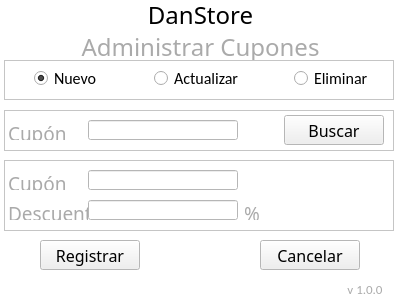
<?xml version="1.0" encoding="UTF-8"?>
<ui version="4.0">
 <class>MainWindow</class>
 <widget class="QMainWindow" name="MainWindow">
  <property name="geometry">
   <rect>
    <x>0</x>
    <y>0</y>
    <width>400</width>
    <height>300</height>
   </rect>
  </property>
  <property name="minimumSize">
   <size>
    <width>400</width>
    <height>10</height>
   </size>
  </property>
  <property name="maximumSize">
   <size>
    <width>400</width>
    <height>480</height>
   </size>
  </property>
  <property name="palette">
   <palette>
    <active>
     <colorrole role="Base">
      <brush brushstyle="SolidPattern">
       <color alpha="255">
        <red>255</red>
        <green>255</green>
        <blue>255</blue>
       </color>
      </brush>
     </colorrole>
     <colorrole role="Window">
      <brush brushstyle="SolidPattern">
       <color alpha="255">
        <red>255</red>
        <green>255</green>
        <blue>255</blue>
       </color>
      </brush>
     </colorrole>
    </active>
    <inactive>
     <colorrole role="Base">
      <brush brushstyle="SolidPattern">
       <color alpha="255">
        <red>255</red>
        <green>255</green>
        <blue>255</blue>
       </color>
      </brush>
     </colorrole>
     <colorrole role="Window">
      <brush brushstyle="SolidPattern">
       <color alpha="255">
        <red>255</red>
        <green>255</green>
        <blue>255</blue>
       </color>
      </brush>
     </colorrole>
    </inactive>
    <disabled>
     <colorrole role="Base">
      <brush brushstyle="SolidPattern">
       <color alpha="255">
        <red>255</red>
        <green>255</green>
        <blue>255</blue>
       </color>
      </brush>
     </colorrole>
     <colorrole role="Window">
      <brush brushstyle="SolidPattern">
       <color alpha="255">
        <red>255</red>
        <green>255</green>
        <blue>255</blue>
       </color>
      </brush>
     </colorrole>
    </disabled>
   </palette>
  </property>
  <property name="windowTitle">
   <string>Gestion de Inventario</string>
  </property>
  <widget class="QWidget" name="centralwidget">
   <widget class="QFrame" name="fr_Accion">
    <property name="geometry">
     <rect>
      <x>4</x>
      <y>60</y>
      <width>390</width>
      <height>40</height>
     </rect>
    </property>
    <property name="frameShape">
     <enum>QFrame::StyledPanel</enum>
    </property>
    <property name="frameShadow">
     <enum>QFrame::Raised</enum>
    </property>
    <widget class="QRadioButton" name="b_nuevo">
     <property name="geometry">
      <rect>
       <x>30</x>
       <y>10</y>
       <width>70</width>
       <height>17</height>
      </rect>
     </property>
     <property name="font">
      <font>
       <family>Calibri</family>
       <pointsize>12</pointsize>
      </font>
     </property>
     <property name="focusPolicy">
      <enum>Qt::StrongFocus</enum>
     </property>
     <property name="text">
      <string>Nuevo</string>
     </property>
     <property name="checked">
      <bool>true</bool>
     </property>
    </widget>
    <widget class="QRadioButton" name="b_eliminar">
     <property name="geometry">
      <rect>
       <x>290</x>
       <y>10</y>
       <width>80</width>
       <height>17</height>
      </rect>
     </property>
     <property name="font">
      <font>
       <family>Calibri</family>
       <pointsize>12</pointsize>
      </font>
     </property>
     <property name="focusPolicy">
      <enum>Qt::StrongFocus</enum>
     </property>
     <property name="text">
      <string>Eliminar</string>
     </property>
    </widget>
    <widget class="QRadioButton" name="b_actualizar">
     <property name="geometry">
      <rect>
       <x>150</x>
       <y>10</y>
       <width>90</width>
       <height>17</height>
      </rect>
     </property>
     <property name="font">
      <font>
       <family>Calibri</family>
       <pointsize>12</pointsize>
      </font>
     </property>
     <property name="focusPolicy">
      <enum>Qt::StrongFocus</enum>
     </property>
     <property name="text">
      <string>Actualizar</string>
     </property>
     <property name="checked">
      <bool>false</bool>
     </property>
    </widget>
   </widget>
   <widget class="QLabel" name="L2">
    <property name="geometry">
     <rect>
      <x>0</x>
      <y>30</y>
      <width>401</width>
      <height>30</height>
     </rect>
    </property>
    <property name="font">
     <font>
      <family>Swis721 LtCn BT</family>
      <pointsize>18</pointsize>
     </font>
    </property>
    <property name="frameShadow">
     <enum>QFrame::Plain</enum>
    </property>
    <property name="midLineWidth">
     <number>0</number>
    </property>
    <property name="text">
     <string>&lt;html&gt;&lt;head/&gt;&lt;body&gt;&lt;p&gt;&lt;span style=&quot; color:#aaaaaa;&quot;&gt;Administrar Cupones&lt;/span&gt;&lt;/p&gt;&lt;/body&gt;&lt;/html&gt;</string>
    </property>
    <property name="alignment">
     <set>Qt::AlignCenter</set>
    </property>
   </widget>
   <widget class="QLabel" name="L1">
    <property name="geometry">
     <rect>
      <x>0</x>
      <y>0</y>
      <width>401</width>
      <height>30</height>
     </rect>
    </property>
    <property name="font">
     <font>
      <family>Impact</family>
      <pointsize>18</pointsize>
     </font>
    </property>
    <property name="text">
     <string>DanStore</string>
    </property>
    <property name="alignment">
     <set>Qt::AlignCenter</set>
    </property>
   </widget>
   <widget class="QFrame" name="fr_buscar">
    <property name="geometry">
     <rect>
      <x>4</x>
      <y>110</y>
      <width>390</width>
      <height>41</height>
     </rect>
    </property>
    <property name="frameShape">
     <enum>QFrame::StyledPanel</enum>
    </property>
    <property name="frameShadow">
     <enum>QFrame::Raised</enum>
    </property>
    <widget class="QPushButton" name="b_Buscar">
     <property name="geometry">
      <rect>
       <x>280</x>
       <y>5</y>
       <width>100</width>
       <height>30</height>
      </rect>
     </property>
     <property name="font">
      <font>
       <family>Swis721 LtCn BT</family>
       <pointsize>12</pointsize>
      </font>
     </property>
     <property name="focusPolicy">
      <enum>Qt::StrongFocus</enum>
     </property>
     <property name="text">
      <string>Buscar</string>
     </property>
    </widget>
    <widget class="QLabel" name="L3">
     <property name="geometry">
      <rect>
       <x>4</x>
       <y>10</y>
       <width>80</width>
       <height>20</height>
      </rect>
     </property>
     <property name="font">
      <font>
       <family>Swis721 LtCn BT</family>
       <pointsize>14</pointsize>
      </font>
     </property>
     <property name="text">
      <string>&lt;html&gt;&lt;head/&gt;&lt;body&gt;&lt;p&gt;&lt;span style=&quot; color:#aaaaaa;&quot;&gt;Cupón&lt;/span&gt;&lt;/p&gt;&lt;/body&gt;&lt;/html&gt;</string>
     </property>
    </widget>
    <widget class="QLineEdit" name="D_cupon">
     <property name="geometry">
      <rect>
       <x>84</x>
       <y>10</y>
       <width>150</width>
       <height>20</height>
      </rect>
     </property>
     <property name="palette">
      <palette>
       <active>
        <colorrole role="Text">
         <brush brushstyle="SolidPattern">
          <color alpha="255">
           <red>0</red>
           <green>160</green>
           <blue>245</blue>
          </color>
         </brush>
        </colorrole>
       </active>
       <inactive>
        <colorrole role="Text">
         <brush brushstyle="SolidPattern">
          <color alpha="255">
           <red>0</red>
           <green>160</green>
           <blue>245</blue>
          </color>
         </brush>
        </colorrole>
       </inactive>
       <disabled>
        <colorrole role="Text">
         <brush brushstyle="SolidPattern">
          <color alpha="255">
           <red>120</red>
           <green>120</green>
           <blue>120</blue>
          </color>
         </brush>
        </colorrole>
       </disabled>
      </palette>
     </property>
     <property name="font">
      <font>
       <family>Calibri</family>
       <pointsize>12</pointsize>
      </font>
     </property>
     <property name="text">
      <string/>
     </property>
     <property name="maxLength">
      <number>5</number>
     </property>
     <property name="clearButtonEnabled">
      <bool>true</bool>
     </property>
    </widget>
   </widget>
   <widget class="QFrame" name="fr_datos">
    <property name="geometry">
     <rect>
      <x>4</x>
      <y>160</y>
      <width>390</width>
      <height>71</height>
     </rect>
    </property>
    <property name="frameShape">
     <enum>QFrame::StyledPanel</enum>
    </property>
    <property name="frameShadow">
     <enum>QFrame::Raised</enum>
    </property>
    <widget class="QLabel" name="L4">
     <property name="geometry">
      <rect>
       <x>4</x>
       <y>10</y>
       <width>80</width>
       <height>20</height>
      </rect>
     </property>
     <property name="font">
      <font>
       <family>Swis721 LtCn BT</family>
       <pointsize>14</pointsize>
      </font>
     </property>
     <property name="text">
      <string>&lt;html&gt;&lt;head/&gt;&lt;body&gt;&lt;p&gt;&lt;span style=&quot; color:#aaaaaa;&quot;&gt;Cupón&lt;/span&gt;&lt;/p&gt;&lt;/body&gt;&lt;/html&gt;</string>
     </property>
    </widget>
    <widget class="QLineEdit" name="D_cupon_2">
     <property name="geometry">
      <rect>
       <x>84</x>
       <y>10</y>
       <width>150</width>
       <height>20</height>
      </rect>
     </property>
     <property name="palette">
      <palette>
       <active>
        <colorrole role="Text">
         <brush brushstyle="SolidPattern">
          <color alpha="255">
           <red>0</red>
           <green>160</green>
           <blue>245</blue>
          </color>
         </brush>
        </colorrole>
       </active>
       <inactive>
        <colorrole role="Text">
         <brush brushstyle="SolidPattern">
          <color alpha="255">
           <red>0</red>
           <green>160</green>
           <blue>245</blue>
          </color>
         </brush>
        </colorrole>
       </inactive>
       <disabled>
        <colorrole role="Text">
         <brush brushstyle="SolidPattern">
          <color alpha="255">
           <red>120</red>
           <green>120</green>
           <blue>120</blue>
          </color>
         </brush>
        </colorrole>
       </disabled>
      </palette>
     </property>
     <property name="font">
      <font>
       <family>Calibri</family>
       <pointsize>12</pointsize>
      </font>
     </property>
     <property name="text">
      <string/>
     </property>
     <property name="maxLength">
      <number>5</number>
     </property>
     <property name="clearButtonEnabled">
      <bool>true</bool>
     </property>
    </widget>
    <widget class="QLineEdit" name="D_descuento">
     <property name="geometry">
      <rect>
       <x>84</x>
       <y>40</y>
       <width>150</width>
       <height>20</height>
      </rect>
     </property>
     <property name="palette">
      <palette>
       <active>
        <colorrole role="Text">
         <brush brushstyle="SolidPattern">
          <color alpha="255">
           <red>0</red>
           <green>160</green>
           <blue>245</blue>
          </color>
         </brush>
        </colorrole>
       </active>
       <inactive>
        <colorrole role="Text">
         <brush brushstyle="SolidPattern">
          <color alpha="255">
           <red>0</red>
           <green>160</green>
           <blue>245</blue>
          </color>
         </brush>
        </colorrole>
       </inactive>
       <disabled>
        <colorrole role="Text">
         <brush brushstyle="SolidPattern">
          <color alpha="255">
           <red>120</red>
           <green>120</green>
           <blue>120</blue>
          </color>
         </brush>
        </colorrole>
       </disabled>
      </palette>
     </property>
     <property name="font">
      <font>
       <family>Calibri</family>
       <pointsize>12</pointsize>
      </font>
     </property>
     <property name="text">
      <string/>
     </property>
     <property name="maxLength">
      <number>10</number>
     </property>
     <property name="clearButtonEnabled">
      <bool>true</bool>
     </property>
    </widget>
    <widget class="QLabel" name="L9">
     <property name="geometry">
      <rect>
       <x>4</x>
       <y>40</y>
       <width>80</width>
       <height>20</height>
      </rect>
     </property>
     <property name="font">
      <font>
       <family>Swis721 LtCn BT</family>
       <pointsize>14</pointsize>
      </font>
     </property>
     <property name="text">
      <string>&lt;html&gt;&lt;head/&gt;&lt;body&gt;&lt;p&gt;&lt;span style=&quot; color:#aaaaaa;&quot;&gt;Descuento&lt;/span&gt;&lt;/p&gt;&lt;/body&gt;&lt;/html&gt;</string>
     </property>
    </widget>
    <widget class="QLabel" name="L12">
     <property name="geometry">
      <rect>
       <x>240</x>
       <y>40</y>
       <width>80</width>
       <height>20</height>
      </rect>
     </property>
     <property name="font">
      <font>
       <family>Swis721 LtCn BT</family>
       <pointsize>14</pointsize>
      </font>
     </property>
     <property name="text">
      <string>&lt;html&gt;&lt;head/&gt;&lt;body&gt;&lt;p&gt;&lt;span style=&quot; color:#aaaaaa;&quot;&gt;%&lt;/span&gt;&lt;/p&gt;&lt;/body&gt;&lt;/html&gt;</string>
     </property>
    </widget>
   </widget>
   <widget class="QPushButton" name="b_Registrar">
    <property name="geometry">
     <rect>
      <x>40</x>
      <y>240</y>
      <width>100</width>
      <height>30</height>
     </rect>
    </property>
    <property name="font">
     <font>
      <family>Swis721 LtCn BT</family>
      <pointsize>12</pointsize>
     </font>
    </property>
    <property name="focusPolicy">
     <enum>Qt::StrongFocus</enum>
    </property>
    <property name="text">
     <string>Registrar</string>
    </property>
   </widget>
   <widget class="QPushButton" name="b_Cancelar">
    <property name="geometry">
     <rect>
      <x>260</x>
      <y>240</y>
      <width>100</width>
      <height>30</height>
     </rect>
    </property>
    <property name="font">
     <font>
      <family>Swis721 LtCn BT</family>
      <pointsize>12</pointsize>
     </font>
    </property>
    <property name="focusPolicy">
     <enum>Qt::StrongFocus</enum>
    </property>
    <property name="text">
     <string>Cancelar</string>
    </property>
   </widget>
   <widget class="QLabel" name="L13">
    <property name="geometry">
     <rect>
      <x>340</x>
      <y>280</y>
      <width>50</width>
      <height>20</height>
     </rect>
    </property>
    <property name="font">
     <font>
      <family>Calibri</family>
      <pointsize>14</pointsize>
     </font>
    </property>
    <property name="text">
     <string>&lt;html&gt;&lt;head/&gt;&lt;body&gt;&lt;p&gt;&lt;span style=&quot; font-size:10pt; color:#aaaaaa;&quot;&gt;v 1.0.0&lt;/span&gt;&lt;/p&gt;&lt;/body&gt;&lt;/html&gt;</string>
    </property>
    <property name="alignment">
     <set>Qt::AlignCenter</set>
    </property>
   </widget>
  </widget>
 </widget>
 <tabstops>
  <tabstop>b_nuevo</tabstop>
  <tabstop>b_actualizar</tabstop>
  <tabstop>b_eliminar</tabstop>
  <tabstop>D_cupon</tabstop>
  <tabstop>b_Buscar</tabstop>
  <tabstop>D_cupon_2</tabstop>
  <tabstop>D_descuento</tabstop>
  <tabstop>b_Registrar</tabstop>
  <tabstop>b_Cancelar</tabstop>
 </tabstops>
 <resources/>
 <connections/>
</ui>
